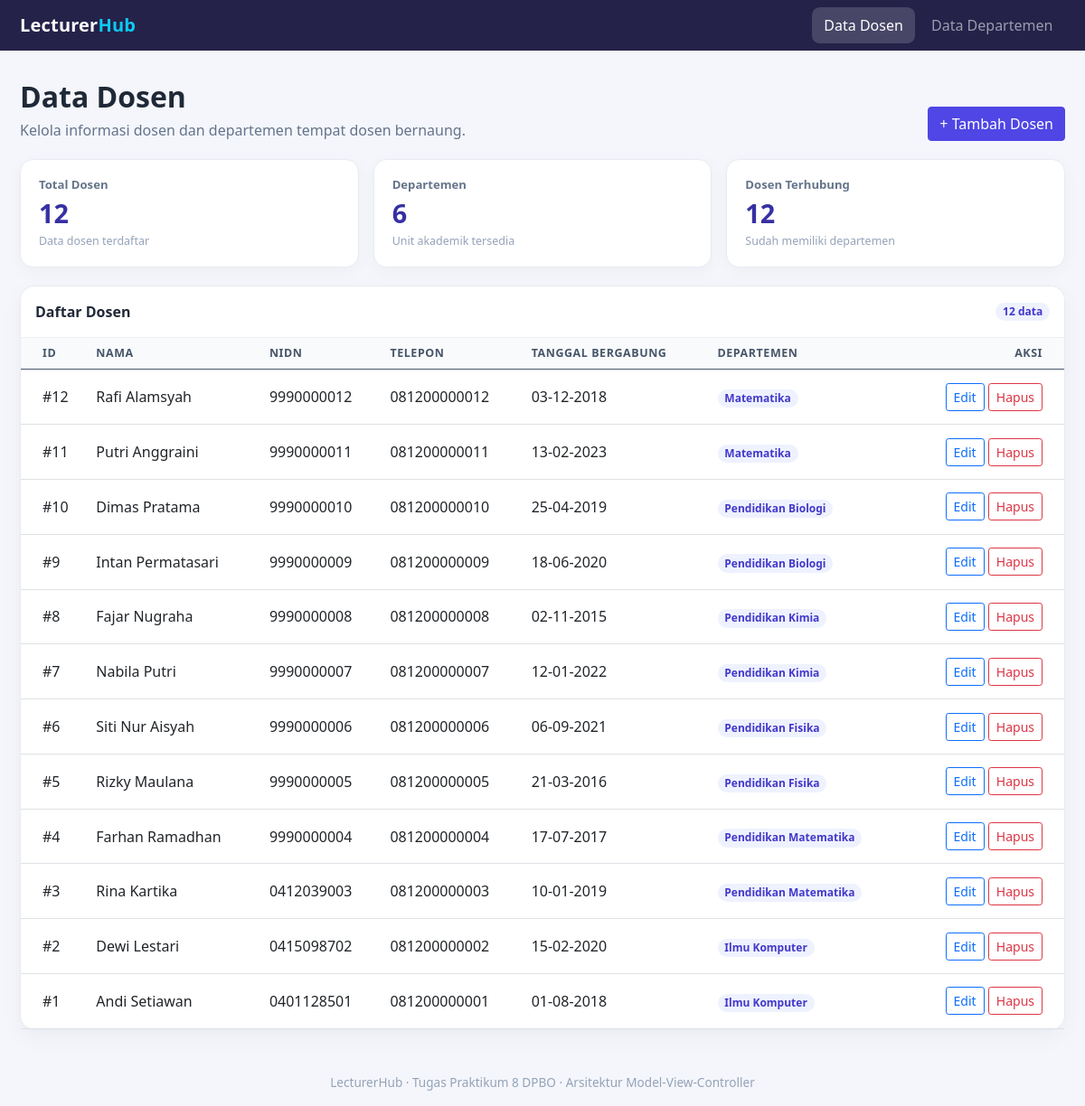
The app's page /Project/index.php with its own data.
### tables this page shows
CREATE TABLE IF NOT EXISTS lecturers (
    id            INT UNSIGNED AUTO_INCREMENT PRIMARY KEY,
    name          VARCHAR(100) NOT NULL,
    nidn          VARCHAR(20)  NOT NULL UNIQUE,
    phone         VARCHAR(20)  NOT NULL,
    join_date     DATE         NOT NULL,
    department_id INT UNSIGNED DEFAULT NULL,
    created_at    TIMESTAMP    DEFAULT CURRENT_TIMESTAMP,
    CONSTRAINT fk_lecturers_department
        FOREIGN KEY (department_id)
        REFERENCES departments(id)
        ON UPDATE CASCADE
        ON DELETE SET NULL
);

CREATE TABLE IF NOT EXISTS departments (
    id              INT UNSIGNED AUTO_INCREMENT PRIMARY KEY,
    department_name VARCHAR(100) NOT NULL UNIQUE,
    faculty         VARCHAR(100) NOT NULL,
    office_room     VARCHAR(50)  DEFAULT NULL,
    created_at      TIMESTAMP    DEFAULT CURRENT_TIMESTAMP
);

### Project/controllers/LecturerController.php (called while the page is built, shortened)
<?php
class LecturerController
{
    private Lecturer $lecturerModel;
    private Department $departmentModel;
    public function __construct(Lecturer $lecturerModel, Department $departmentModel)
    {
        $this->lecturerModel   = $lecturerModel;
        $this->departmentModel = $departmentModel;
    }
    public function index(): void
    {
        $lecturers         = $this->lecturerModel->getAll();
        $departmentOptions = $this->departmentModel->getOptions();
        $summary = [
            'lecturers'   => count($lecturers),
            'departments' => count($departmentOptions),
            'assigned'    => count(array_filter($lecturers, static function (array $lecturer): bool {
                return $lecturer['department_id'] !== null;
            })),
        ];
        require __DIR__ . '/../views/lecturers/index.php';
    }
}

### Project/index.php (called while the page is built, shortened)
<?php
require_once __DIR__ . '/helpers.php';
require_once __DIR__ . '/models/Lecturer.php';
require_once __DIR__ . '/models/Department.php';
require_once __DIR__ . '/controllers/LecturerController.php';
require_once __DIR__ . '/controllers/DepartmentController.php';
try {
    $db = Database::getConnection();
} catch (Throwable $exception) {
    http_response_code(500);
    require __DIR__ . '/views/errors/database.php';
    exit;
}
$lecturerModel   = new Lecturer($db);
$departmentModel = new Department($db);
$controllers = [
    'lecturers'   => new LecturerController($lecturerModel, $departmentModel),
    'departments' => new DepartmentController($departmentModel),
];
$page   = $_GET['page']   ?? 'lecturers';
$action = $_GET['action'] ?? 'index';
$controller = $controllers[$page];
$controller->$action();

### Project/models/Lecturer.php (called while the page is built, shortened)
<?php
class Lecturer
{
    private mysqli $db;
    public function __construct(mysqli $db)
    {
        $this->db = $db;
    }
    public function getAll(): array
    {
        $sql = "SELECT l.id, l.name, l.nidn, l.phone, l.join_date,
                       l.department_id, d.department_name
                FROM lecturers l
                LEFT JOIN departments d ON d.id = l.department_id
                ORDER BY l.id DESC";
        $result = $this->db->query($sql);
        return $result->fetch_all(MYSQLI_ASSOC);
    }
}

### Project/models/Department.php (called while the page is built, shortened)
<?php
class Department
{
    private mysqli $db;
    public function __construct(mysqli $db)
    {
        $this->db = $db;
    }
    public function getOptions(): array
    {
        $result = $this->db->query(
            'SELECT id, department_name FROM departments ORDER BY department_name ASC'
        );
        return $result->fetch_all(MYSQLI_ASSOC);
    }
}

### Project/helpers.php (called while the page is built, shortened)
<?php
function e($value): string
{
    return htmlspecialchars((string) $value, ENT_QUOTES, 'UTF-8');
}

### Project/views/lecturers/index.php (the view, shortened to what this page needs)
<?php require __DIR__ . '/../layout/header.php'; ?>
<div class="page-heading">
    <div>
        <h1>Data Dosen</h1>
        <p>Kelola informasi dosen dan departemen tempat dosen bernaung.</p>
    </div>
    <a href="index.php?page=lecturers&action=create" class="btn btn-primary">+ Tambah Dosen</a>
</div>
<div class="summary-grid">
    <div class="summary-card">
        <span class="summary-label">Total Dosen</span>
        <strong><?= e($summary['lecturers']) ?></strong>
        <span class="summary-note">Data dosen terdaftar</span>
    </div>
    <div class="summary-card">
        <span class="summary-label">Departemen</span>
        <strong><?= e($summary['departments']) ?></strong>
        <span class="summary-note">Unit akademik tersedia</span>
    </div>
    <div class="summary-card">
        <span class="summary-label">Dosen Terhubung</span>
        <strong><?= e($summary['assigned']) ?></strong>
        <span class="summary-note">Sudah memiliki departemen</span>
    </div>
</div>
<div class="card">
    <div class="card-header d-flex justify-content-between align-items-center py-3">
        <span>Daftar Dosen</span>
        <span class="badge badge-soft rounded-pill"><?= count($lecturers) ?> data</span>
    </div>
    <div class="table-responsive">
        <table class="table table-hover mb-0">
            <thead>
                <tr>
                    <th class="ps-4">ID</th>
                    <th>Nama</th>
                    <th>NIDN</th>
                    <th>Telepon</th>
                    <th>Tanggal Bergabung</th>
                    <th>Departemen</th>
                    <th class="text-end pe-4">Aksi</th>
                </tr>
            </thead>
            <tbody>
                <?php if (!$lecturers): ?>
                    <tr>
                        <td colspan="7" class="empty-state">
                            Belum ada data dosen. Klik Tambah Dosen untuk memasukkan data pertama.
                        </td>
                    </tr>
                <?php else: ?>
                    <?php foreach ($lecturers as $lecturer): ?>
                        <tr>
                            <td class="ps-4 fw-semibold">#<?= e($lecturer['id']) ?></td>
                            <td class="fw-semibold"><?= e($lecturer['name']) ?></td>
                            <td><?= e($lecturer['nidn']) ?></td>
                            <td><?= e($lecturer['phone']) ?></td>
                            <td><?= e(date('d-m-Y', strtotime($lecturer['join_date']))) ?></td>
                            <td>
                                <?php if ($lecturer['department_name']): ?>
                                    <span class="badge badge-soft rounded-pill">
                                        <?= e($lecturer['department_name']) ?>
                                    </span>
                                <?php else: ?>
                                    <span class="text-secondary">Belum ditentukan</span>
                                <?php endif; ?>
                            </td>
                            <td class="text-end pe-4 text-nowrap">
                                <a class="btn btn-sm btn-outline-primary"
                                   href="index.php?page=lecturers&action=edit&id=<?= e($lecturer['id']) ?>">
                                    Edit
                                </a>
                                <form method="post"
                                      action="index.php?page=lecturers&action=delete"
                                      class="d-inline"
                                      onsubmit="return confirm('Yakin ingin menghapus data dosen ini?')">
                                    <button type="submit" class="btn btn-sm btn-outline-danger">Hapus</button>
                                </form>
                            </td>
                        </tr>
                    <?php endforeach; ?>
                <?php endif; ?>
            </tbody>
        </table>
    </div>
</div>
<?php require __DIR__ . '/../layout/footer.php'; ?>

### Project/views/layout/header.php (shortened to what this page needs)
<?php
$currentPage = $_GET['page'] ?? 'lecturers';
?>
<!doctype html>
<html lang="id">
<head>
    <link rel="stylesheet" href="assets/vendor/bootstrap.min.css">
    <link rel="stylesheet" href="assets/style.css">
</head>
<body>
<nav class="navbar navbar-expand-lg navbar-dark" style="background:#25224a;">
    <div class="container content-wrap">
        <a class="navbar-brand" href="index.php?page=lecturers">
            Lecturer<span class="text-info">Hub</span>
        </a>
        <div class="collapse navbar-collapse" id="mainNavbar">
            <ul class="navbar-nav ms-auto">
                <li class="nav-item">
                    <a class="nav-link <?= $currentPage === 'lecturers' ? 'active' : '' ?>"
                       href="index.php?page=lecturers">Data Dosen</a>
                </li>
                <li class="nav-item">
                    <a class="nav-link <?= $currentPage === 'departments' ? 'active' : '' ?>"
                       href="index.php?page=departments">Data Departemen</a>
                </li>
            </ul>
        </div>
    </div>
</nav>
<main class="container content-wrap pb-3">

### Project/views/layout/footer.php (shortened to what this page needs)
</main>
<footer class="container content-wrap footer-note">
    LecturerHub &middot; Tugas Praktikum 8 DPBO &middot; Arsitektur Model-View-Controller
</footer>
</body>
</html>

### Project/assets/style.css (style rules this page uses)
:root { --ink: #1f2937; --muted: #64748b; --brand: #4f46e5; --brand-dark: #3730a3; --surface: #ffffff; --page: #f4f6fb; }
body { background: var(--page); color: var(--ink); font-family: system-ui, -apple-system, "Segoe UI", sans-serif; }
.navbar-brand { font-weight: 750; letter-spacing: .2px; }
.navbar .nav-link { border-radius: .55rem; margin-left: .25rem; padding-left: .85rem !important; padding-right: .85rem !important; }
.navbar .nav-link.active { background: rgba(255, 255, 255, .16); color: #fff !important; }
.page-heading { display: flex; align-items: flex-end; justify-content: space-between; gap: 1rem; margin: 2rem 0 1.25rem; }
.page-heading h1 { font-size: clamp(1.55rem, 3vw, 2rem); font-weight: 750; margin: 0; }
.page-heading p { color: var(--muted); margin: .35rem 0 0; }
.card { border: 1px solid #e8ebf2; border-radius: 1rem; box-shadow: 0 8px 24px rgba(15, 23, 42, .045); }
.card-header { background: #fff; border-bottom: 1px solid #edf0f5; border-radius: 1rem 1rem 0 0 !important; font-weight: 700; }
.table { vertical-align: middle; }
.table thead th { background: #f8fafc; color: #475569; font-size: .78rem; letter-spacing: .045em; text-transform: uppercase; white-space: nowrap; }
.table td { padding-top: .9rem; padding-bottom: .9rem; }
.btn-primary { background: var(--brand); border-color: var(--brand); }
.badge-soft { background: #eef2ff; color: #4338ca; }
.content-wrap { max-width: 1180px; }
.footer-note { color: #94a3b8; font-size: .85rem; padding: 2rem 0 1rem; text-align: center; }
.summary-grid { display: grid; grid-template-columns: repeat(3, minmax(0, 1fr)); gap: 1rem; margin: 0 0 1.25rem; }
.summary-card { display: flex; flex-direction: column; gap: .3rem; padding: 1.1rem 1.25rem; background: var(--surface); border: 1px solid #e8ebf2; border-radius: .9rem; box-shadow: 0 5px 18px rgba(15, 23, 42, .035); }
.summary-label { color: var(--muted); font-size: .82rem; font-weight: 650; }
.summary-card strong { color: var(--brand-dark); font-size: 1.8rem; line-height: 1.2; }
.summary-note { color: #94a3b8; font-size: .78rem; }

### records on screen
lecturers: id "12", department "6", name "Rafi Alamsyah", nidn "9990000012", phone "081200000012", join_date "03-12-2018", department.department_name "Matematika"
lecturers: id "11", name "Putri Anggraini", nidn "9990000011", phone "081200000011", join_date "13-02-2023", department.department_name "Matematika"
lecturers: id "10", name "Dimas Pratama", nidn "9990000010", phone "081200000010", join_date "25-04-2019", department.department_name "Pendidikan Biologi"
lecturers: id "9", name "Intan Permatasari", nidn "9990000009", phone "081200000009", join_date "18-06-2020", department.department_name "Pendidikan Biologi"
lecturers: id "8", name "Fajar Nugraha", nidn "9990000008", phone "081200000008", join_date "02-11-2015", department.department_name "Pendidikan Kimia"
lecturers: id "7", name "Nabila Putri", nidn "9990000007", phone "081200000007", join_date "12-01-2022", department.department_name "Pendidikan Kimia"
lecturers: id "6", name "Siti Nur Aisyah", nidn "9990000006", phone "081200000006", join_date "06-09-2021", department.department_name "Pendidikan Fisika"
lecturers: id "5", name "Rizky Maulana", nidn "9990000005", phone "081200000005", join_date "21-03-2016", department.department_name "Pendidikan Fisika"
lecturers: id "4", name "Farhan Ramadhan", nidn "9990000004", phone "081200000004", join_date "17-07-2017", department.department_name "Pendidikan Matematika"
lecturers: id "3", name "Rina Kartika", nidn "0412039003", phone "081200000003", join_date "10-01-2019", department.department_name "Pendidikan Matematika"
lecturers: id "2", name "Dewi Lestari", nidn "0415098702", phone "081200000002", join_date "15-02-2020", department.department_name "Ilmu Komputer"
lecturers: id "1", name "Andi Setiawan", nidn "0401128501", phone "081200000001", join_date "01-08-2018", department.department_name "Ilmu Komputer"

### other values on screen
count($lecturers) "12"
